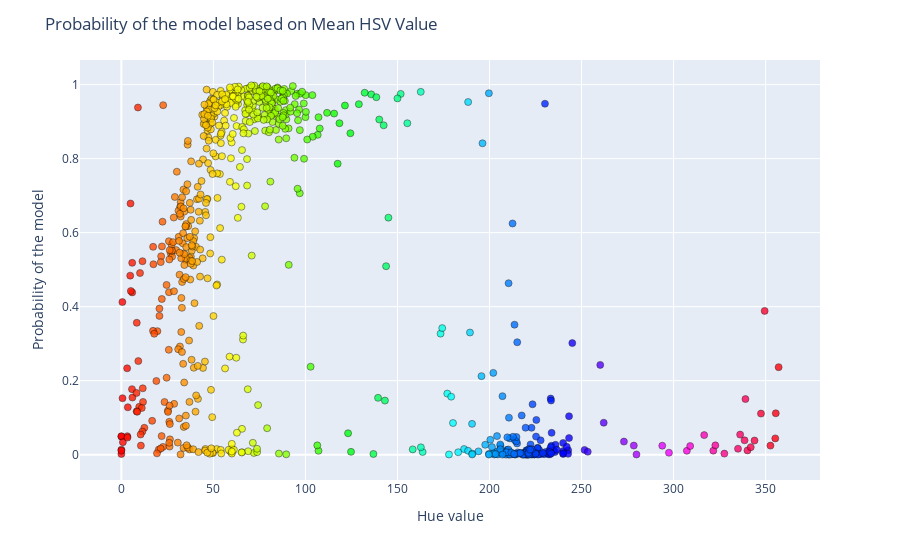

The cell this chart's notebook holds for it:
### Code cell
fig = px.scatter(x=hsv_values,y=y_pred_proba) 
fig.update_traces(marker=dict(color=colors,size=7,line=dict(color='black', width=0.5),opacity=0.8)) 
fig.update_layout(
    title="Probability of the model based on Mean HSV Value",
    xaxis_title="Hue value",
    yaxis_title="Probability of the model"
)
fig.show()

### Figure 1 — Plotly figure (JSON) as saved in the notebook; plotly's stock layout.template omitted (floating-point values rounded to 4 significant figures; data arrays with more than 128 entries replaced by an {"elided": "..."} marker saying what was removed)
{"data": [{"hovertemplate": "x=%{x}<br>y=%{y}<extra></extra>", "legendgroup": "", "marker": {"color": {"elided": "713 str values"}, "line": {"color": "black", "width": 0.5}, "opacity": 0.8, "size": 7, "symbol": "circle"}, "mode": "markers", "name": "", "orientation": "v", "showlegend": false, "type": "scatter", "x": {"elided": "713 float values"}, "xaxis": "x", "y": {"elided": "713 float values"}, "yaxis": "y"}], "layout": {"legend": {"tracegroupgap": 0}, "margin": {"t": 60}, "title": {"text": "Probability of the model based on Mean HSV Value"}, "xaxis": {"anchor": "y", "domain": [0, 1], "title": {"text": "Hue value"}}, "yaxis": {"anchor": "x", "domain": [0, 1], "title": {"text": "Probability of the model"}}}}
